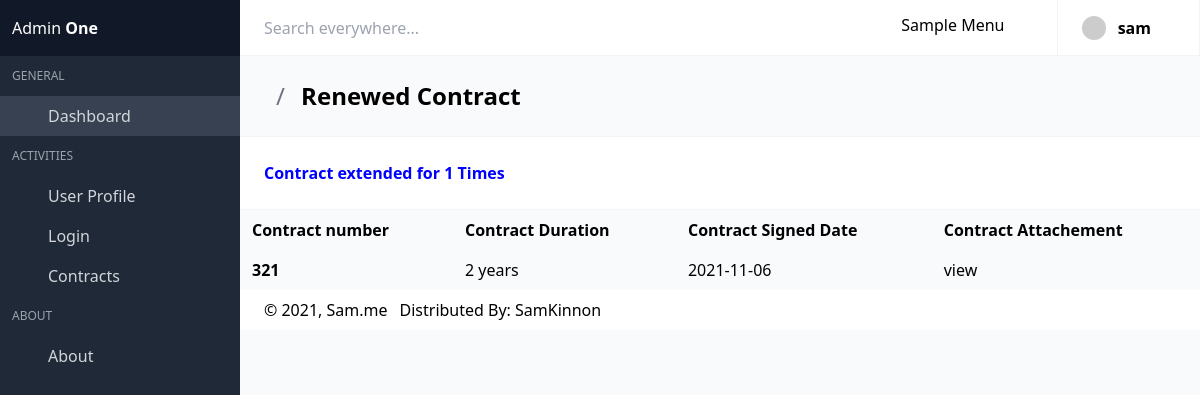
/view.php?c_number=321 (signed in), run on the app's committed database.
### tables this page shows
CREATE TABLE `contracts` (
  `c_number` varchar(100) NOT NULL,
  `c_duration` varchar(20) NOT NULL,
  `c_attachments` blob NOT NULL,
  `c_date` date NOT NULL
);

### retrieve-data.php (called while the page is built)
<?php
include 'db.php';
$c_number=$_GET['c_number'];
$records ="SELECT contracts.c_number,contractor.c_title,contracts.c_duration,contracts.c_date,contracts.c_attachments
        FROM contractor
        JOIN contracts
        ON contractor.c_number = contracts.c_number Where contracts.c_number='$c_number' order by c_date asc";
$result=mysqli_query($conn,$records);
?>

### view.php (the view, shortened to what this page needs)
<!DOCTYPE html>
<html lang="en" class="">
<head>
  <link rel="stylesheet" href="css/main.css?v=1628755089081">
</head>
<body>
  <div id="app">
    <nav id="navbar-main" class="navbar is-fixed-top">
      <div class="navbar-brand">
        <div class="navbar-item">
          <div class="control"><input placeholder="Search everywhere..." class="input"></div>
        </div>
      </div>
      <div class="navbar-menu" id="navbar-menu">
        <div class="navbar-end">
          <div class="navbar-item dropdown has-divider">
            <a class="navbar-link">
              <span class="icon"><i class="mdi mdi-menu"></i></span>
              <span>Sample Menu</span>
              <span class="icon">
              </span>
            </a>
          </div>
          <div class="navbar-item dropdown has-divider has-user-avatar">
            <a class="navbar-link">
              <div class="user-avatar">
                <img src="https://avatars.dicebear.com/v2/initials/john-doe.svg" alt="John Doe" class="rounded-full">
              </div>
              <div class="is-user-name"><span><strong>
                    <?php echo $_SESSION['username']; ?>
                </strong></span></div>
              <span class="icon"><i class="mdi mdi-chevron-down"></i></span>
            </a>
          </div>
        </div>
      </div>
    </nav>
    <aside class="aside is-placed-left is-expanded">
      <div class="aside-tools">
        <div>
          Admin <b class="font-black">One</b>
        </div>
      </div>
      <div class="menu is-menu-main">
        <p class="menu-label">General</p>
        <ul class="menu-list">
          <li class="active">
            <a href="dashboard.php">
              <span class="icon"><i class="mdi mdi-desktop-mac"></i></span>
              <span class="menu-item-label">Dashboard</span>
            </a>
          </li>
        </ul>
        <p class="menu-label">Activities</p>
        <ul class="menu-list">
          <li class="--set-active-profile-html">
            <a href="profile.php">
              <span class="icon"><i class="mdi mdi-account-circle"></i></span>
              <span class="menu-item-label">User Profile</span>
            </a>
          </li>
          <li>
            <a href="login.php">
              <span class="icon"><i class="mdi mdi-lock"></i></span>
              <span class="menu-item-label">Login</span>
            </a>
          </li>
          <li>
            <a class="dropdown">
              <span class="icon"><i class="mdi mdi-view-list"></i></span>
              <span class="menu-item-label">Contracts</span>
              <span class="icon"><i class="mdi mdi-plus"></i></span>
            </a>
          </li>
        </ul>
        <p class="menu-label">About</p>
        <ul class="menu-list">
          <li>
            <a href="https://justboil.me/tailwind-admin-templates" class="has-icon">
              <span class="icon"><i class="mdi mdi-help-circle"></i></span>
              <span class="menu-item-label">About</span>
            </a>
          </li>
        </ul>
      </div>
    </aside>
    <section class="is-title-bar">
      <div class="flex flex-col md:flex-row items-center justify-between space-y-6 md:space-y-0">
        <ul>
          <li></li>
          <li>Renewed Contract</li>
        </ul>
      </div>
    </section>
    <section class="is-hero-bar">
      <div class="flex flex-col md:flex-row items-center justify-between space-y-6 md:space-y-0">
        <h2 class="title"><span style="color:blue;font-weight:bolder">
         Contract extended for <?php
          $c_number= $_GET['c_number'];
include"db.php";
$query = "SELECT c_number FROM contracts where c_number = '$c_number'";
$result = mysqli_query($conn, $query);
if ($result) {
  $row = mysqli_num_rows($result);
  if ($row) {
       printf($row);
    }
    else{
      print(0);
    }
}
?> Times</span>
        </h2>
      </div>
    </section>
    <div class="container mt-2">
    <div class="row">
        <div class="col-md-12">
            <table class="table">
              <thead>
                <tr>
                  <th scope="col">Contract number</th>
                  <th scope="col">Contract Duration</th>
                  <th scope="col">Contract Signed Date</th>
                  <th scope="col">Contract Attachement</th>
                </tr>
              </thead>
              <tbody>
                <?php include 'retrieve-data.php'; ?>
                <?php if ($result->num_rows > 0): ?>
                <?php while($array=mysqli_fetch_row($result)): ?>
                <tr>
                    <th scope="row"><?php echo $array[0];?></th>
                    <td><?php echo $array[2];?></td>
                    <td><?php echo $array[3];?></td>
                    <td ><a target='_blank' href='myfile/<?php echo $array[4];?>'>view</a></td>
                </tr>
                <?php endwhile; ?>
                <?php else: ?>
                <tr>
                   <td colspan="3" rowspan="1" headers="">No Data Found</td>
                </tr>
                <?php
            endif; ?>
              </tbody>
            </table>
        </div>
    </div>
</div>
</body>
<footer class="footer">
      <div class="flex flex-col md:flex-row items-center justify-between space-y-3 md:space-y-0">
        <div class="flex items-center justify-start space-x-3">
          <div>
            © 2021, Sam.me
          </div>
          <div>
            <p>Distributed By: <a href="#" target="_blank">SamKinnon</a></p>
          </div>
        </div>
      </div>
    </footer>
</html>

### data on the page
contracts: c_number "321", c_duration "2 years", c_date "2021-11-06"

### other printed values
$_SESSION['username'] "sam"
